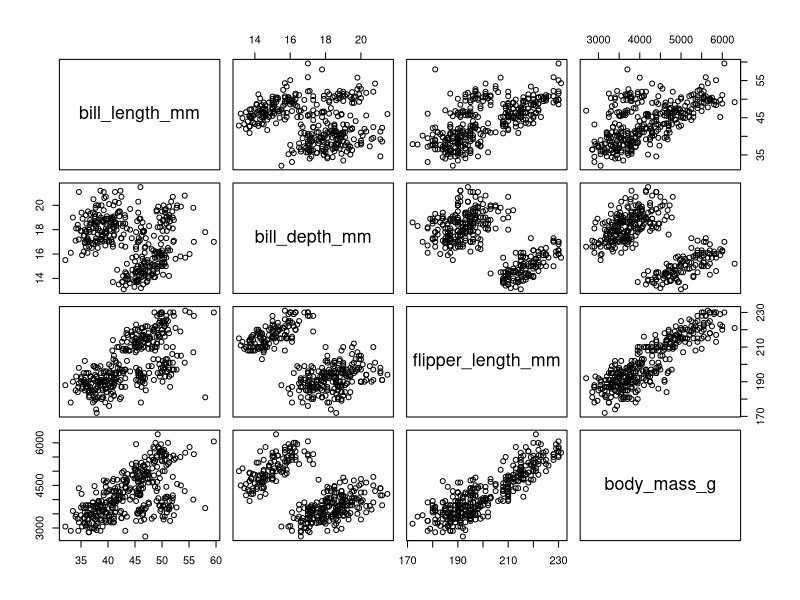
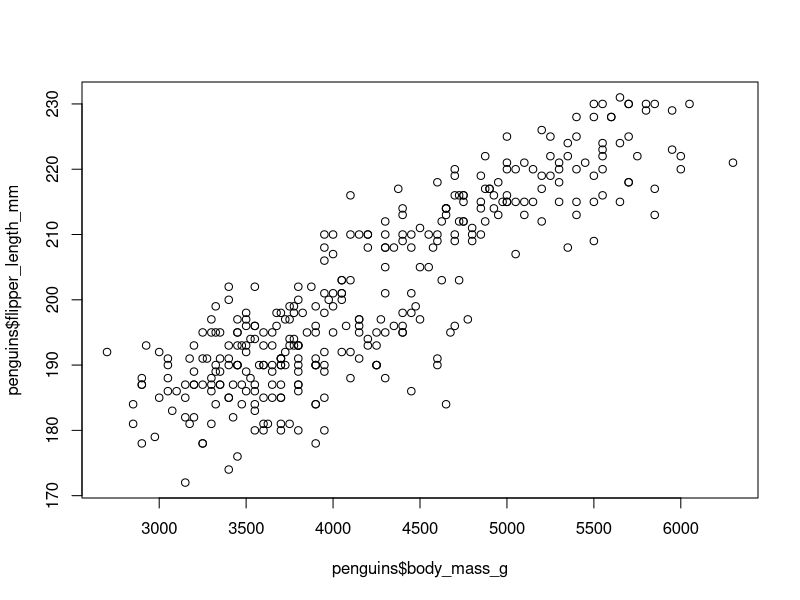
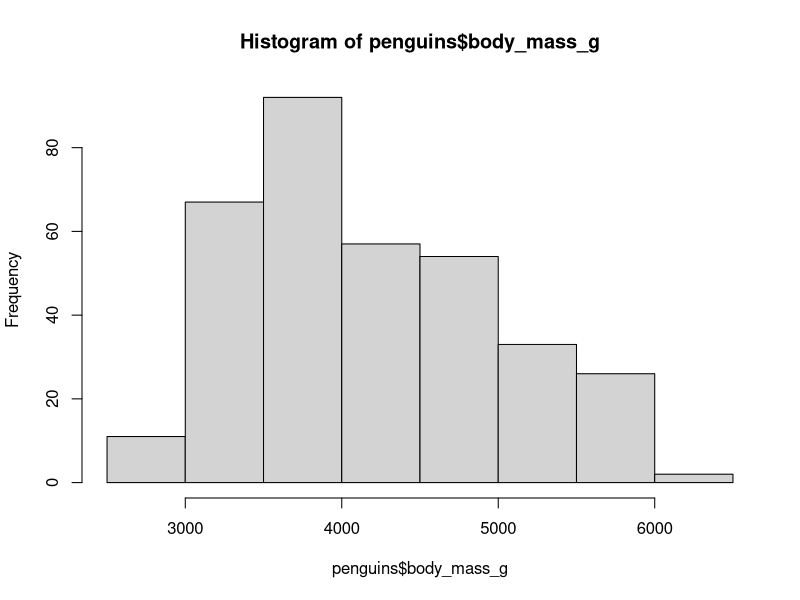
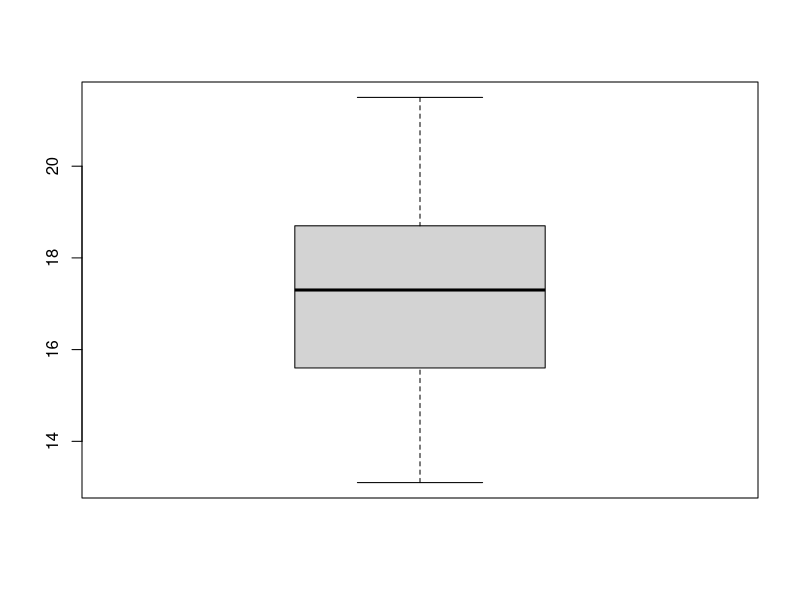
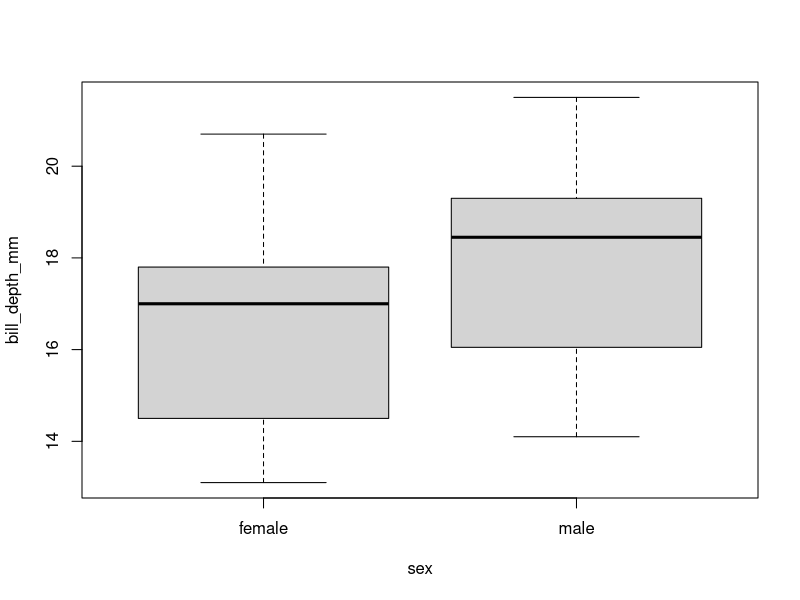
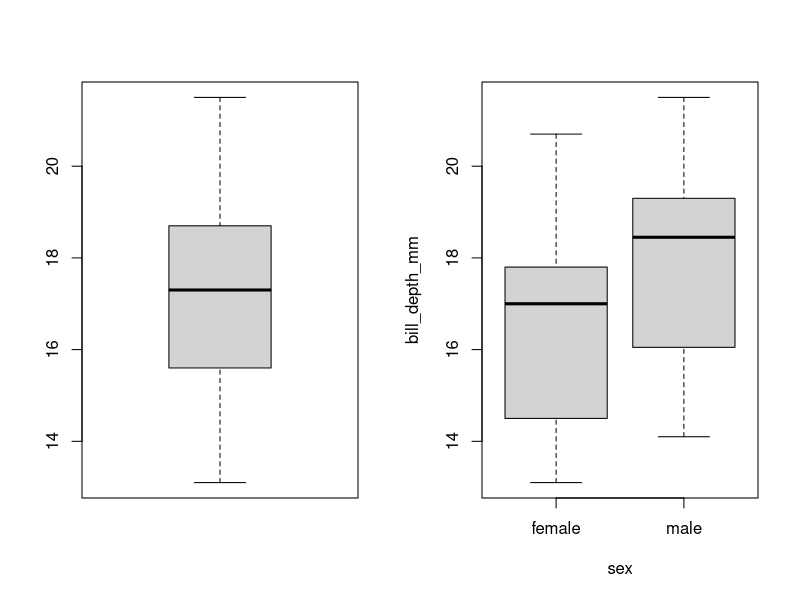
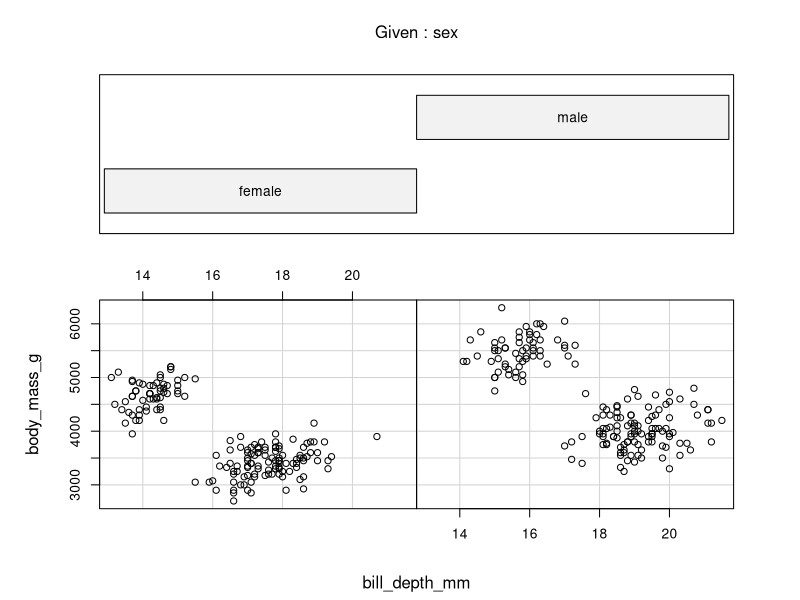
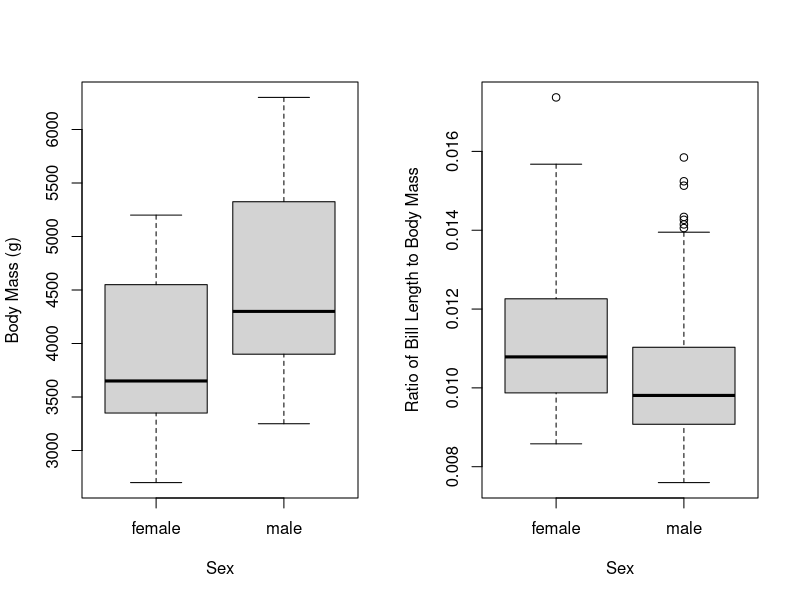

Generate these figures, in order, with R:
install.packages("palmerpenguins")
install.packages("here")
?require
require(palmerpenguins)
require(here) # what's the difference between library() and require()?

penguins <- data.frame(penguins) # convert to data frame

# data exploration follows
mean(penguins$body_mass_g) # NA output
mean(penguins$body_mass_g, na.rm = TRUE) # mean = 4201.754

summary(penguins) # outputs min/max/mean/quantiles/NAs in each column/variable
colnames(penguins)
lapply(penguins, class)

# graphical exploration follows
pairs(penguins[c("bill_length_mm", "bill_depth_mm", "flipper_length_mm", "body_mass_g")]) # pairs plot of numeric variables
# bill length and depth, flipper length, and body mass are all positively associated.
# there seem to be clusters. something like a co-plot or panel plot may come in handy.
plot(penguins$body_mass_g, penguins$flipper_length_mm) # scatterplot shows positive association
max(penguins$body_mass_g, na.rm = TRUE) # max = 6300
hist(penguins$body_mass_g)

# box plots
boxplot(penguins$bill_depth_mm)
boxplot(bill_depth_mm ~ sex, data = penguins) # plot bill depth grouped by sex
par(mfrow = c(1, 2))
  boxplot(penguins$bill_depth_mm)
  boxplot(bill_depth_mm ~ sex, data = penguins)
dev.off()

# co-plots
coplot(body_mass_g ~ bill_depth_mm | sex, data = penguins)
# coplot(x ~ y | group, data = ...)
# i.e. sex is used as a conditioning variable
# both categorical and numerical variables can be used to condition a plot

# graphics export
require(here)
png(filename = here("basic_histogram.png"), width = 800, height = 600)
hist(penguins$body_mass_g)
dev.off()
# saves graphic as .png file to project directory
# I will never use this... for the principle.


# deliverables
# boxplot
par(mfrow = c(1, 2))
boxplot(body_mass_g ~ sex, data = penguins, xlab = "Sex", ylab = "Body Mass (g)")
boxplot((bill_length_mm/body_mass_g) ~ sex, data = penguins, xlab = "Sex", ylab = "Ratio of Bill Length to Body Mass")
dev.off()






